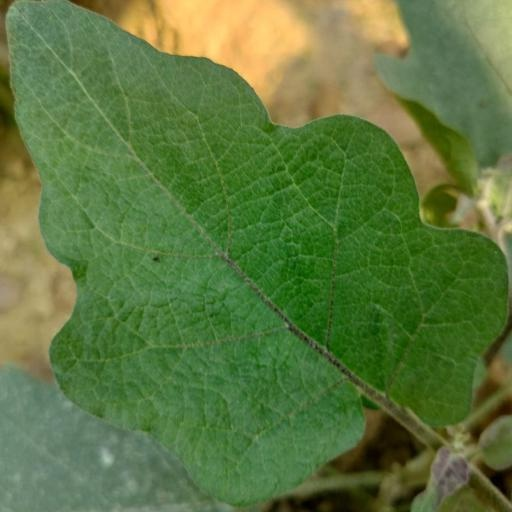
#> input picture data/train/Healthy Leaf/Healthy Leaf (116)_hor.jpg, 512 x 512 px; its folder holds only this picture in this run
$ python data_aug.py
#> lines starting #> are read from the running program, lines starting #| are printed output that depends on the picture
import cv2
import numpy as np
import random
import glob


def rotate_image(image_path, angle=10):
    img = cv2.imread(image_path)
    (height, width) = img.shape[:2]
    center = (width / 2, height / 2)
    M = cv2.getRotationMatrix2D(center, angle, 1.0)
    return cv2.warpAffine(img, M, (width, height))


def translate_image(image_path):
    img = cv2.imread(image_path)
    img_size = img.shape[0]

    # Randomly flip the image horizontally
    if random.choice([True, False]):
        img = cv2.flip(img, 1)

    # Define the range for random x-translation
    x_translation_range = (int(-0.2 * img_size), int(0.2 * img_size))
    x_translation = random.randint(x_translation_range[0], x_translation_range[1])

    # Define the range for random y-translation
    y_translation_range = (int(-0.2 * img_size), int(0.2 * img_size))
    y_translation = random.randint(y_translation_range[0], y_translation_range[1])

    # Define the affine transformation matrix
    M = np.float32([[1, 0, x_translation], [0, 1, y_translation]])

    # Apply the affine transformation matrix to the image
    img = cv2.warpAffine(img, M, (img_size, img_size))
    return img


def brightness(image_path, alpha=1.0, beta=0):
    img = cv2.imread(image_path)
    return cv2.convertScaleAbs(img, alpha=alpha, beta=beta)


def zoom(image_path, zoom_factor=0.5):
    img = cv2.imread(image_path)
    (height, width) = img.shape[:2]
    center = (width / 2, height / 2)
    zoom_matrix = cv2.getRotationMatrix2D(center, 0, zoom_factor)
    return cv2.warpAffine(img, zoom_matrix, (width, height))


def horizontal_flip(image_path):
    img = cv2.imread(image_path)
    img = cv2.flip(img, 1)
    return img


if __name__ == "__main__":
    image_list = glob.glob("../data/train/*/*.jpg")

    for i in range(len(image_list)):
        orig_image_name = image_list[i].split(".jpg")[0]

        hor = horizontal_flip(image_path=str(image_list[i]))
#> in horizontal_flip, img is the input picture: shape (512, 512, 3); mean B, G, R 62.8, 119.3, 92.7
#> in horizontal_flip, `img = cv2.flip(img, 1)`:
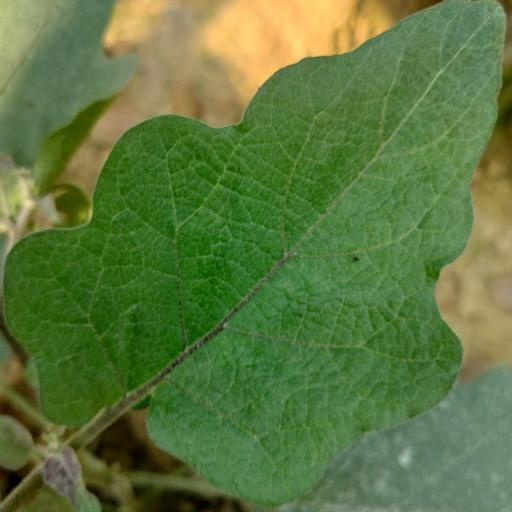
#> img: shape (512, 512, 3); mean B, G, R 62.8, 119.3, 92.7
        cv2.imwrite(f"{orig_image_name}_hor.jpg", hor)

        rot = rotate_image(image_list[i])
#> in rotate_image, `return cv2.warpAffine(img, M, (width, height))`:
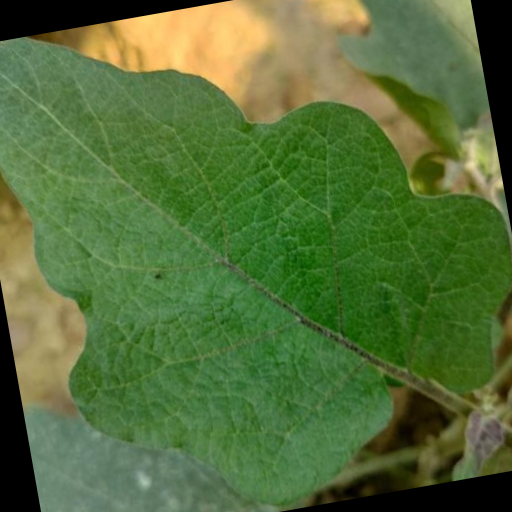
#> returned value: shape (512, 512, 3); mean of channels 0, 1, 2 57.1, 110.6, 84.7; drawn as B, G, R
        cv2.imwrite(f"{orig_image_name}_rot.jpg", rot)

        trans = translate_image(image_list[i])
#> in translate_image, `img = cv2.warpAffine(img, M, (img_size, img_size))`:
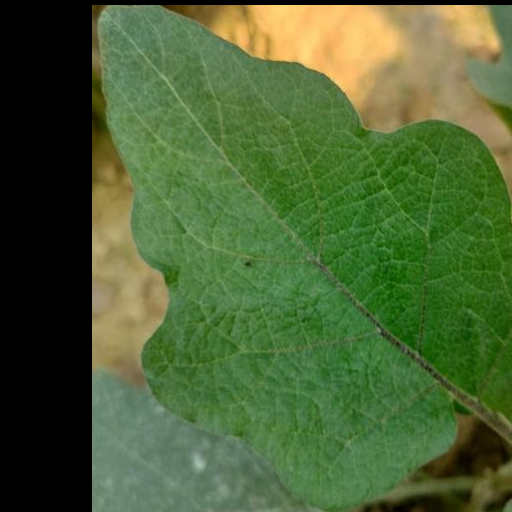
#> img: shape (512, 512, 3); mean B, G, R 52.6, 99.1, 76
        cv2.imwrite(f"{orig_image_name}_trans.jpg", trans)

        bright = brightness(image_list[i], alpha=1.5, beta=0)
#> in brightness, `return cv2.convertScaleAbs(img, alpha=alpha, beta=beta)`:
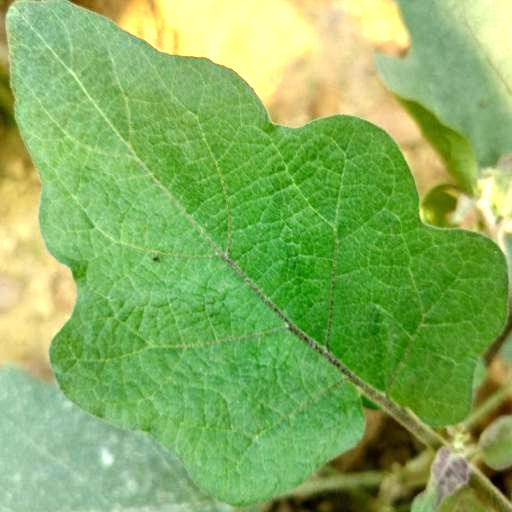
#> returned value: shape (512, 512, 3); mean of channels 0, 1, 2 94.3, 177.4, 134; drawn as B, G, R
        cv2.imwrite(f"{orig_image_name}_bright.jpg", bright)

        zoomed = zoom(image_list[i], zoom_factor=1.5)
#> in zoom, `return cv2.warpAffine(img, zoom_matrix, (width, height))`:
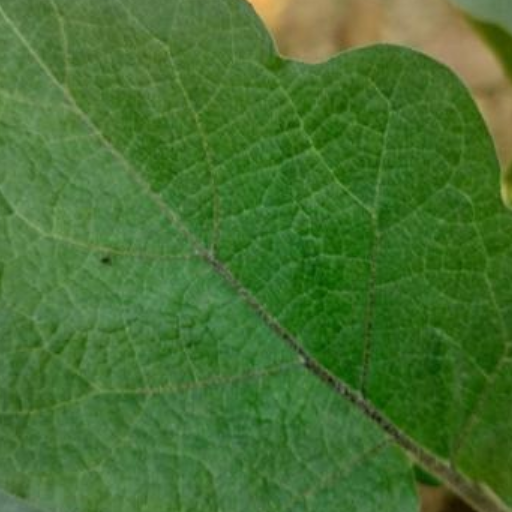
#> returned value: shape (512, 512, 3); mean of channels 0, 1, 2 48.6, 114.1, 70.2; drawn as B, G, R
        cv2.imwrite(f"{orig_image_name}_zoom.jpg", zoomed)
#> pass 2 of the loop `for i in range(len(image_list)):`:
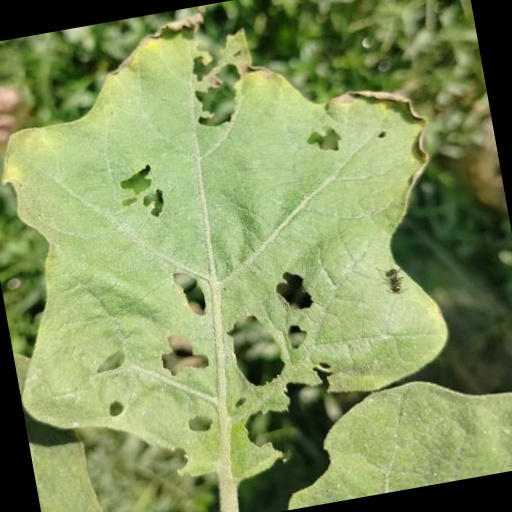
#> input picture data/train/Insect Pest Disease/Insect Pest (110)_rot.jpg, 512 x 512 px
#> in horizontal_flip, img is the input picture: shape (512, 512, 3); mean B, G, R 94, 147.3, 130.9
#> in translate_image (call 2), `img = cv2.warpAffine(img, M, (img_size, img_size))`:
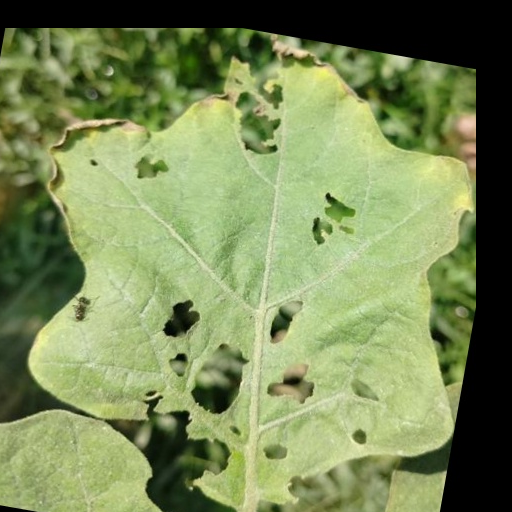
#> img: shape (512, 512, 3); mean B, G, R 88.2, 137.8, 122.3
#> in zoom (call 2), `return cv2.warpAffine(img, zoom_matrix, (width, height))`:
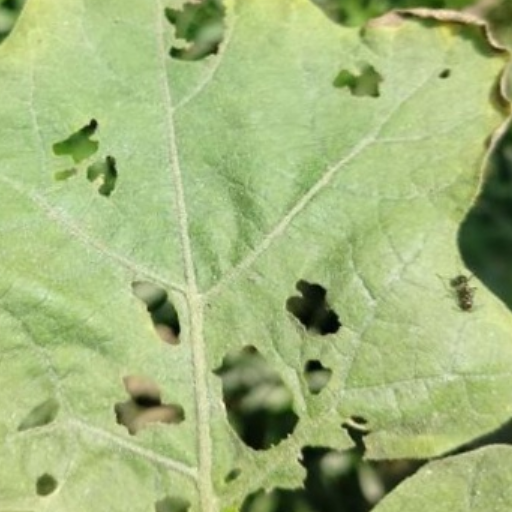
#> returned value: shape (512, 512, 3); mean of channels 0, 1, 2 123.5, 182.8, 162.8; drawn as B, G, R
    print("Data augmentation complete")
